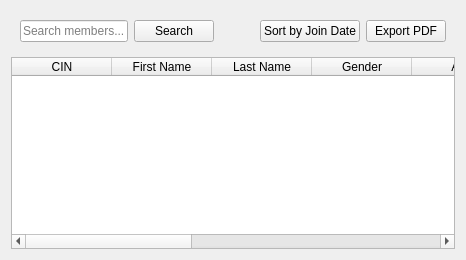
                <widget class="QWidget" name="memberListTab">
                 <attribute name="icon">
                  <iconset resource="resources.qrc">
                   <normaloff>:/icons/icons/list.png</normaloff>:/icons/icons/list.png</iconset>
                 </attribute>
                 <attribute name="title">
                  <string> List of Members</string>
                 </attribute>
                 <layout class="QVBoxLayout" name="memberListTabLayout">
                  <item>
                   <widget class="QFrame" name="memberSearchFrame">
                    <layout class="QHBoxLayout" name="memberSearchLayout">
                     <item>
                      <widget class="QLineEdit" name="memberSearchLineEdit">
                       <property name="placeholderText">
                        <string>Search members...</string>
                       </property>
                      </widget>
                     </item>
                     <item>
                      <widget class="QPushButton" name="memberSearchButton">
                       <property name="text">
                        <string>Search</string>
                       </property>
                       <property name="icon">
                        <iconset resource="resources.qrc">
                         <normaloff>:/icons/icons/search.png</normaloff>:/icons/icons/search.png</iconset>
                       </property>
                      </widget>
                     </item>
                     <item>
                      <spacer name="memberSearchSpacer">
                       <property name="orientation">
                        <enum>Qt::Orientation::Horizontal</enum>
                       </property>
                       <property name="sizeHint" stdset="0">
                        <size>
                         <width>40</width>
                         <height>20</height>
                        </size>
                       </property>
                      </spacer>
                     </item>
                     <item>
                      <widget class="QPushButton" name="memberSortButton">
                       <property name="text">
                        <string>Sort by Join Date</string>
                       </property>
                      </widget>
                     </item>
                     <item>
                      <widget class="QPushButton" name="memberExportButton">
                       <property name="text">
                        <string>Export PDF</string>
                       </property>
                      </widget>
                     </item>
                    </layout>
                   </widget>
                  </item>
                  <item>
                   <widget class="QTableWidget" name="memberTable">
                    <property name="alternatingRowColors">
                     <bool>true</bool>
                    </property>
                    <property name="selectionBehavior">
                     <enum>QAbstractItemView::SelectionBehavior::SelectRows</enum>
                    </property>
                    <column>
                     <property name="text">
                      <string>CIN</string>
                     </property>
                    </column>
                    <column>
                     <property name="text">
                      <string>First Name</string>
                     </property>
                    </column>
                    <column>
                     <property name="text">
                      <string>Last Name</string>
                     </property>
                    </column>
                    <column>
                     <property name="text">
                      <string>Gender</string>
                     </property>
                    </column>
                    <column>
                     <property name="text">
                      <string>Age</string>
                     </property>
                    </column>
                    <column>
                     <property name="text">
                      <string>Email</string>
                     </property>
                    </column>
                    <column>
                     <property name="text">
                      <string>Phone Number</string>
                     </property>
                    </column>
                    <column>
                     <property name="text">
                      <string>Subscription Plan</string>
                     </property>
                    </column>
                    <column>
                     <property name="text">
                      <string>Join Date</string>
                     </property>
                    </column>
                    <column>
                     <property name="text">
                      <string>Actions</string>
                     </property>
                    </column>
                   </widget>
                  </item>
                 </layout>
                </widget>
